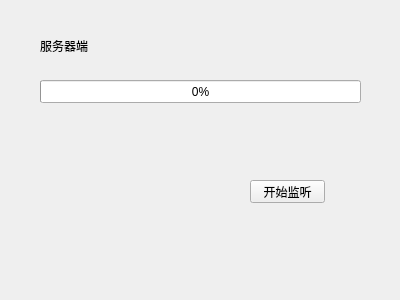
<?xml version="1.0" encoding="UTF-8"?>
<ui version="4.0">
 <class>Widget</class>
 <widget class="QWidget" name="Widget">
  <property name="geometry">
   <rect>
    <x>0</x>
    <y>0</y>
    <width>400</width>
    <height>300</height>
   </rect>
  </property>
  <property name="windowTitle">
   <string>Widget</string>
  </property>
  <widget class="QLabel" name="label">
   <property name="geometry">
    <rect>
     <x>40</x>
     <y>40</y>
     <width>54</width>
     <height>12</height>
    </rect>
   </property>
   <property name="text">
    <string>服务器端</string>
   </property>
  </widget>
  <widget class="QProgressBar" name="serverProgressBar">
   <property name="geometry">
    <rect>
     <x>40</x>
     <y>80</y>
     <width>321</width>
     <height>23</height>
    </rect>
   </property>
   <property name="value">
    <number>0</number>
   </property>
  </widget>
  <widget class="QLabel" name="serverStatusLabel">
   <property name="geometry">
    <rect>
     <x>100</x>
     <y>40</y>
     <width>54</width>
     <height>12</height>
    </rect>
   </property>
   <property name="text">
    <string/>
   </property>
  </widget>
  <widget class="QPushButton" name="startButton">
   <property name="geometry">
    <rect>
     <x>250</x>
     <y>180</y>
     <width>75</width>
     <height>23</height>
    </rect>
   </property>
   <property name="text">
    <string>开始监听</string>
   </property>
  </widget>
 </widget>
 <layoutdefault spacing="6" margin="11"/>
 <resources/>
 <connections/>
</ui>
